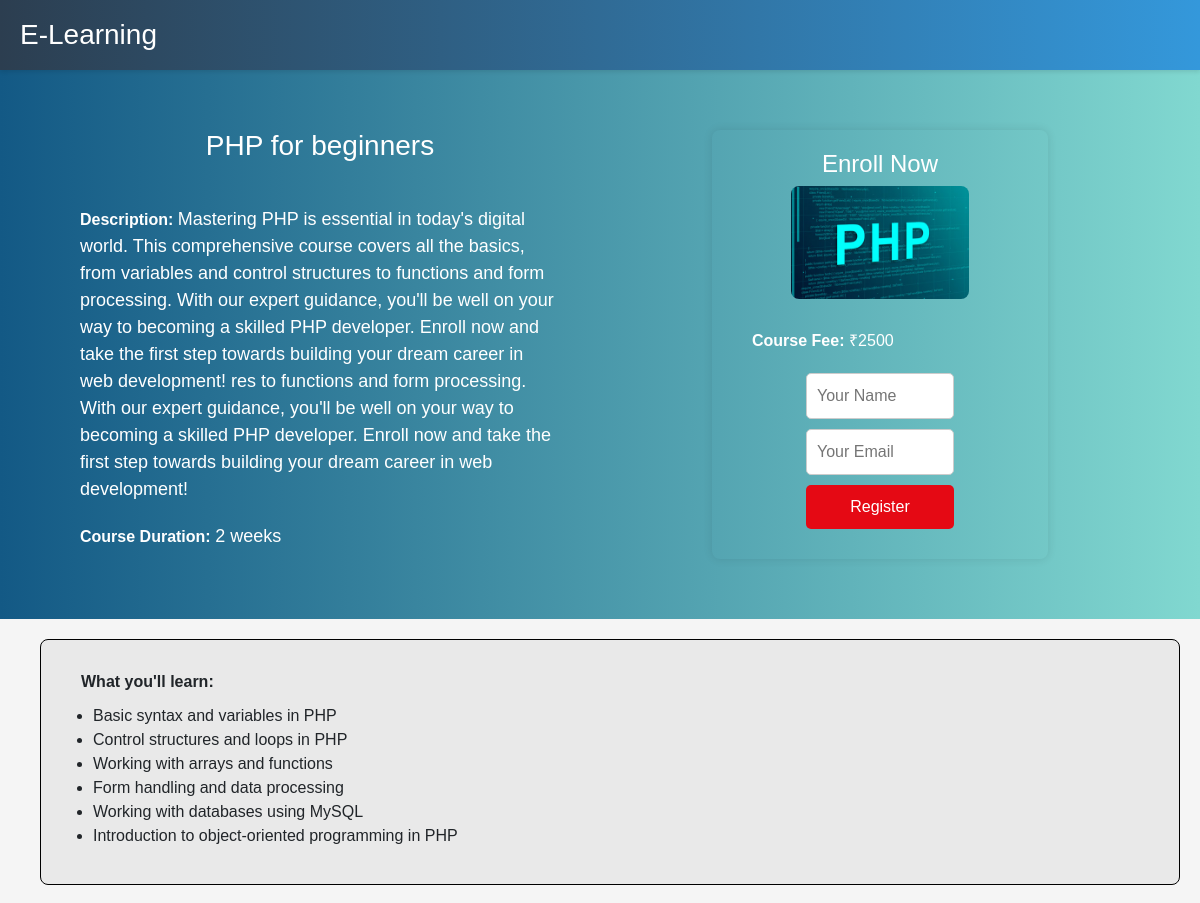
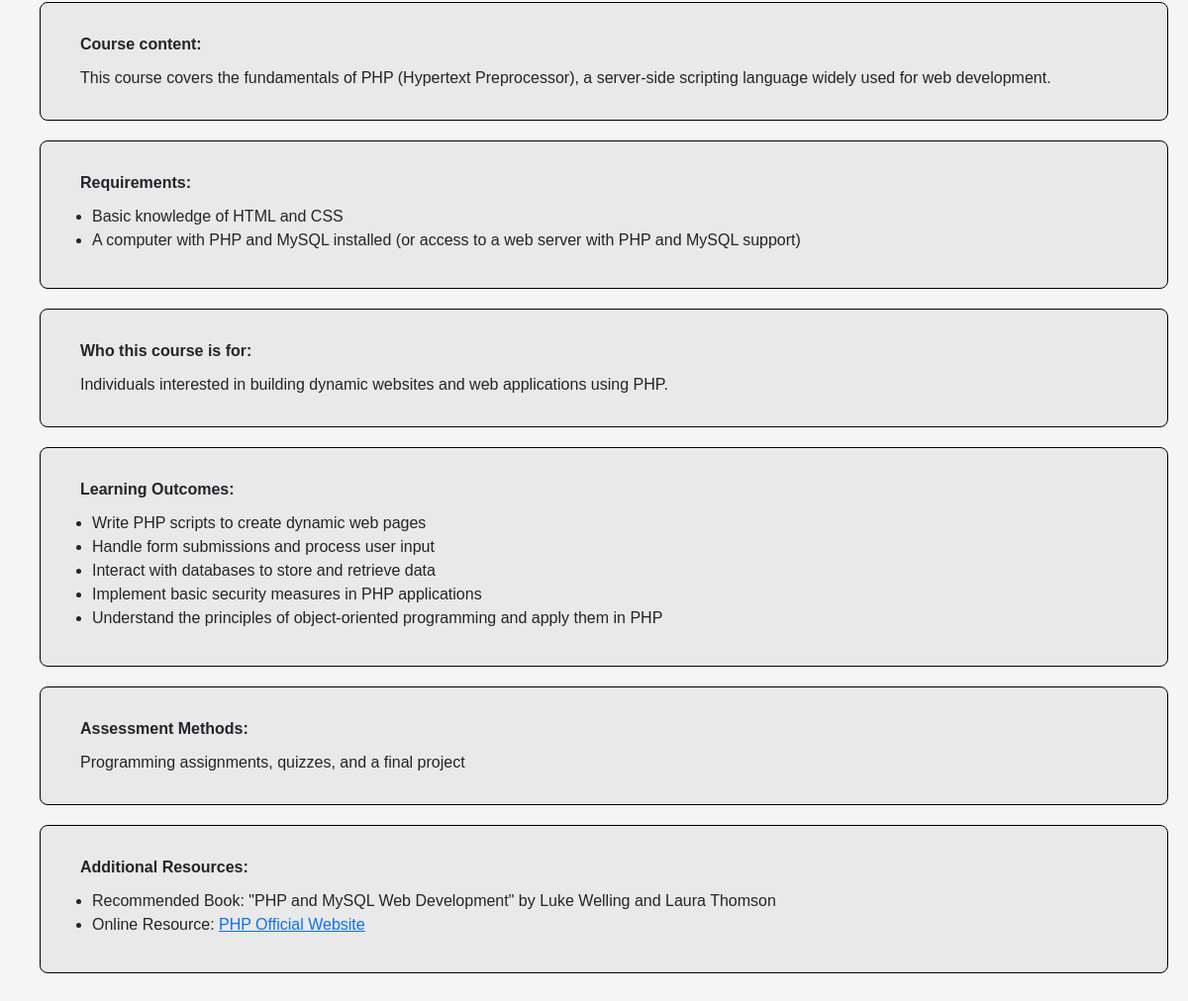
Screenshot of /php/courseregphp/ (signed in) with the database file from the repository (2 pictures, top to bottom).
### accounts/models.py (models this page shows)
class CourseDB(models.Model):
    course_id = models.AutoField(primary_key=True)
    course_name = models.CharField(max_length=255, null=True, blank=True)
    duration = models.CharField(max_length=50, null=True, blank=True)  # Duration in weeks
    description = models.TextField()
    image = models.ImageField(upload_to='course_images/', null=True, blank=True)
    fee = models.IntegerField(null=True, blank=True)
    def __str__(self):
        return self.course_name

### exam3/views.py (the view)
# urls.py: path('courseregphp/', courseregphp, name='courseregphp'),
def courseregphp(request):
    user_email = request.user.email
    course = CourseDB.objects.get(course_name="PHP")
    registrations = CourseRegistration.objects.filter(course_id__course_name="PHP", email=user_email)
    complete = UploadedFile.objects.filter(project_language="PHP", student=request.user)
    try:
        payed = Payment.objects.filter(course=course, email=user_email)
    except Payment.DoesNotExist:
        payed = None
    days_left = None
    if registrations.exists():
        registration = registrations.first()
        if registration.end_date:
            days_left = (registration.end_date - datetime.now().date()).days
    client = razorpay.Client(auth=(settings.RAZORPAY_KEY_ID, settings.RAZORPAY_KEY_SECRET))
    fee_in_paise = int(course.fee * 100)
    razorpay_order = client.order.create({
        'amount': fee_in_paise,
        'currency': 'INR',
        'payment_capture': '1'  # Auto capture payment
    })
    context = {
        'course': course,
        'registrations': registrations,
        'days_left': days_left,
        'complete': complete,
        'payed': payed,
        'razorpay_key': settings.RAZORPAY_KEY_ID,
        'razorpay_order_id': razorpay_order['id'],
        'course.fee_in_paise': fee_in_paise
    }
    return render(request, 'courseregphp.html', context)

### exam3/templates/courseregphp.html (shortened to what this page needs)
<!DOCTYPE html>
<html lang="en">
{% load static %}
<head>
        <link rel="stylesheet" href="https://cdn.jsdelivr.net/npm/bootstrap@5.3.0-alpha1/dist/css/bootstrap.min.css">
</head>
<body>
<section id="one">
    <nav class="navbar">
        <div class="nav-logo">
             <a href="{% url 'h' %}"><h3>E-Learning</h3></a>
        </div>
    </nav>
</section>
<div class="section2">
    <div class="container">
        <div class="course-details">
            <h3>{{ course.course_name }} for beginners</h3><br>
            <p><strong>Description:</strong> <span style="font-size:18px;">{{ course.description }}</span></p>
            <p><strong>Course Duration:</strong> <span style="font-size:18px;">{{ course.duration }} weeks</span></p>
        </div>
        <div class="registration-form">
            {% if not registrations %}
            <h4>Enroll Now</h4>
            <img src="{{ course.image.url }}" alt="{{ course.course_name }}">
            {% if course.fee %}
            <p ><strong>Course Fee:</strong> ₹{{ course.fee }}</p>
            {% else %}
            <p><strong>Course Fee:</strong> Not Available</p>
            {% endif %}
            <form action="{% url 'register_course_php' %}" method="post" onsubmit="return checkEmail();">
                <input type="text" name="name" placeholder="Your Name" pattern="[A-Za-z\s]+" title="Please enter a valid name (only alphabets and spaces are allowed)." required><br>
                <input type="email" id="email" name="email" placeholder="Your Email" pattern="[a-zA-Z0-9._%+-]+@[a-zA-Z0-9.-]+\.[a-zA-Z]{2,}" required><br>
                <input type="submit" value="Register">
            </form>
            {% endif %}
        </div>
    </div>
</div>
<div class="container">
    <div class="course-details-container">
<div class="course-details">
    <div class="course-info ">
        <div class="section">
            <p><strong>What you'll learn:</strong></p>
            <ul>
                <li>Basic syntax and variables in PHP</li>
                <li>Control structures and loops in PHP</li>
                <li>Working with arrays and functions</li>
                <li>Form handling and data processing</li>
                <li>Working with databases using MySQL</li>
                <li>Introduction to object-oriented programming in PHP</li>
            </ul>
        </div>
        <div class="section">
            <p><strong>Course content:</strong></p>
            <p>This course covers the fundamentals of PHP (Hypertext Preprocessor), a server-side scripting language widely used for web development.</p>
        </div>
        <div class="section">
            <p><strong>Requirements:</strong></p>
            <ul>
                <li>Basic knowledge of HTML and CSS</li>
                <li>A computer with PHP and MySQL installed (or access to a web server with PHP and MySQL support)</li>
            </ul>
        </div>
        <div class="section">
            <p><strong>Who this course is for:</strong></p>
            <p>Individuals interested in building dynamic websites and web applications using PHP.</p>
        </div>
        <div class="section">
            <p><strong>Learning Outcomes:</strong></p>
            <ul>
                <li>Write PHP scripts to create dynamic web pages</li>
                <li>Handle form submissions and process user input</li>
                <li>Interact with databases to store and retrieve data</li>
                <li>Implement basic security measures in PHP applications</li>
                <li>Understand the principles of object-oriented programming and apply them in PHP</li>
            </ul>
        </div>
        <div class="section">
            <p><strong>Assessment Methods:</strong></p>
            <p>Programming assignments, quizzes, and a final project</p>
        </div>
        <div class="section">
            <p><strong>Additional Resources:</strong></p>
            <ul>
                <li>Recommended Book: "PHP and MySQL Web Development" by Luke Welling and Laura Thomson</li>
                <li>Online Resource: <a href="https://www.php.net/">PHP Official Website</a></li>
            </ul>
        </div>
    </div>
</div>
</div>
</div>
</html>

### exam3/templates/courseregphp.html (style rules this page uses)
body { font-family: Arial, sans-serif; margin: 0; padding: 0; background-color: #f5f5f5; }
.container { max-width: 100%; margin: 0 auto; padding: 20px; }
.course-details-container { border-radius: 5px; box-shadow: 0px 0px 0px 0px rgba(0,0,0,0.1); margin-bottom: 10px; overflow: hidden; }
.course-details { padding-left: 20px; }
.section { background-color: #e9e9e9; border-radius: 8px; margin-bottom: 20px; padding: 20px; border: 1px solid #000; }
.section2 { padding:20px; text-align: center; background: linear-gradient(to right, #135985, #81d8d0); color: #fff; }
.section2 .container { display: flex; align-items: center; flex-wrap: wrap; }
.section2 .course-details { flex: 1; max-width: 50%; padding: 0 20px; }
.section2 .registration-form { flex: 1; max-width: 30%; }
.section2 p { margin-bottom: 20px; text-align: left; }
.section2 img { max-width: 60%; height: auto; border-radius: 8px; margin-bottom: 20px; }
.section2 form input[type="text"], .section2 form input[type="email"], .section2 form input[type="submit"] { width: 50%; padding: 10px; margin-bottom: 10px; border: 1px solid #ccc; border-radius: 5px; }
.section2 form input[type="submit"] { background-color: #e50914; color: #fff; border: none; cursor: pointer; font-size: 16px; }
h2, h3 { margin: 10px 0; padding: 0 20px; }
p { margin: 10px 0; padding: 0 20px; }
.registration-form { margin: 20px auto; background-color: transparent; border-radius: 8px; box-shadow: 0px 0px 10px 0px rgba(0,0,0,0.1); padding: 20px; }
.registration-form input[type="text"], .registration-form input[type="email"], .registration-form input[type="submit"] { width: calc(100% - 20px); padding: 10px; margin-bottom: 10px; border: 1px solid #ccc; border-radius: 5px; }
.registration-form input[type="submit"] { background-color: #e50914; color: #fff; border: none; cursor: pointer; font-size: 16px; }
.navbar { background: linear-gradient(90deg, #2c3e50 0%, #3498db 100%); color: white; box-shadow: 0 2px 4px rgba(0,0,0,0.1); }
.navbar a { color: white; font-size: 1.1rem; border-radius: 4px; transition: all 0.3s ease; text-decoration:none; }

### rows the page displays
CourseDB: course_name "PHP", description "Mastering PHP is essential in today's digital world. This comprehensive course covers all the basics, from variables and control structures to functions and form processing. With our expert guidance, you'll be well on your way to becoming a skilled PHP developer. Enroll now and take the first step towards building your dream career in web development! res to functions and form processing. With our expert guidance, you'll be well on your way to becoming a skilled PHP developer. Enroll now and take the first step towards building your dream career in web development!", duration "2", image (picture), fee "2500"
